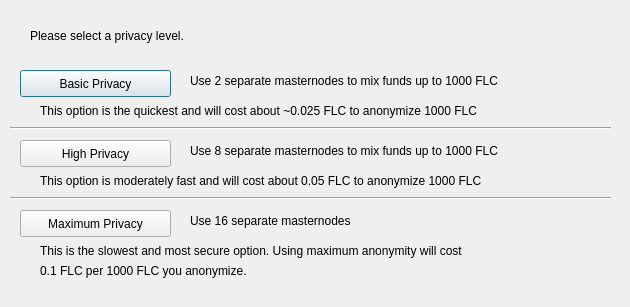
<?xml version="1.0" encoding="UTF-8"?>
<ui version="4.0">
 <class>DarksendConfig</class>
 <widget class="QDialog" name="DarksendConfig">
  <property name="geometry">
   <rect>
    <x>0</x>
    <y>0</y>
    <width>630</width>
    <height>307</height>
   </rect>
  </property>
  <property name="windowTitle">
   <string>Configure PrivateSend</string>
  </property>
  <widget class="QPushButton" name="buttonBasic">
   <property name="geometry">
    <rect>
     <x>20</x>
     <y>70</y>
     <width>151</width>
     <height>27</height>
    </rect>
   </property>
   <property name="text">
    <string>Basic Privacy</string>
   </property>
  </widget>
  <widget class="QPushButton" name="buttonHigh">
   <property name="geometry">
    <rect>
     <x>20</x>
     <y>140</y>
     <width>151</width>
     <height>27</height>
    </rect>
   </property>
   <property name="text">
    <string>High Privacy</string>
   </property>
  </widget>
  <widget class="QPushButton" name="buttonMax">
   <property name="geometry">
    <rect>
     <x>20</x>
     <y>210</y>
     <width>151</width>
     <height>27</height>
    </rect>
   </property>
   <property name="text">
    <string>Maximum Privacy</string>
   </property>
  </widget>
  <widget class="QLabel" name="label">
   <property name="geometry">
    <rect>
     <x>30</x>
     <y>20</y>
     <width>571</width>
     <height>31</height>
    </rect>
   </property>
   <property name="text">
    <string>Please select a privacy level.</string>
   </property>
  </widget>
  <widget class="QLabel" name="label_2">
   <property name="geometry">
    <rect>
     <x>190</x>
     <y>70</y>
     <width>421</width>
     <height>21</height>
    </rect>
   </property>
   <property name="text">
    <string>Use 2 separate masternodes to mix funds up to 1000 FLC</string>
   </property>
  </widget>
  <widget class="QLabel" name="label_3">
   <property name="geometry">
    <rect>
     <x>190</x>
     <y>140</y>
     <width>411</width>
     <height>21</height>
    </rect>
   </property>
   <property name="text">
    <string>Use 8 separate masternodes to mix funds up to 1000 FLC</string>
   </property>
  </widget>
  <widget class="QLabel" name="label_4">
   <property name="geometry">
    <rect>
     <x>190</x>
     <y>210</y>
     <width>421</width>
     <height>21</height>
    </rect>
   </property>
   <property name="text">
    <string>Use 16 separate masternodes</string>
   </property>
  </widget>
  <widget class="QLabel" name="label_6">
   <property name="geometry">
    <rect>
     <x>40</x>
     <y>100</y>
     <width>561</width>
     <height>21</height>
    </rect>
   </property>
   <property name="text">
    <string>This option is the quickest and will cost about ~0.025 FLC to anonymize 1000 FLC</string>
   </property>
  </widget>
  <widget class="QLabel" name="label_7">
   <property name="geometry">
    <rect>
     <x>40</x>
     <y>170</y>
     <width>561</width>
     <height>21</height>
    </rect>
   </property>
   <property name="text">
    <string>This option is moderately fast and will cost about 0.05 FLC to anonymize 1000 FLC</string>
   </property>
  </widget>
  <widget class="QLabel" name="label_8">
   <property name="geometry">
    <rect>
     <x>40</x>
     <y>240</y>
     <width>561</width>
     <height>21</height>
    </rect>
   </property>
   <property name="text">
    <string>This is the slowest and most secure option. Using maximum anonymity will cost</string>
   </property>
  </widget>
  <widget class="QLabel" name="label_9">
   <property name="geometry">
    <rect>
     <x>40</x>
     <y>260</y>
     <width>561</width>
     <height>21</height>
    </rect>
   </property>
   <property name="text">
    <string>0.1 FLC per 1000 FLC you anonymize.</string>
   </property>
  </widget>
  <widget class="Line" name="line">
   <property name="geometry">
    <rect>
     <x>10</x>
     <y>120</y>
     <width>601</width>
     <height>16</height>
    </rect>
   </property>
   <property name="orientation">
    <enum>Qt::Horizontal</enum>
   </property>
  </widget>
  <widget class="Line" name="line_2">
   <property name="geometry">
    <rect>
     <x>10</x>
     <y>190</y>
     <width>601</width>
     <height>16</height>
    </rect>
   </property>
   <property name="orientation">
    <enum>Qt::Horizontal</enum>
   </property>
  </widget>
 </widget>
 <resources/>
 <connections/>
</ui>
